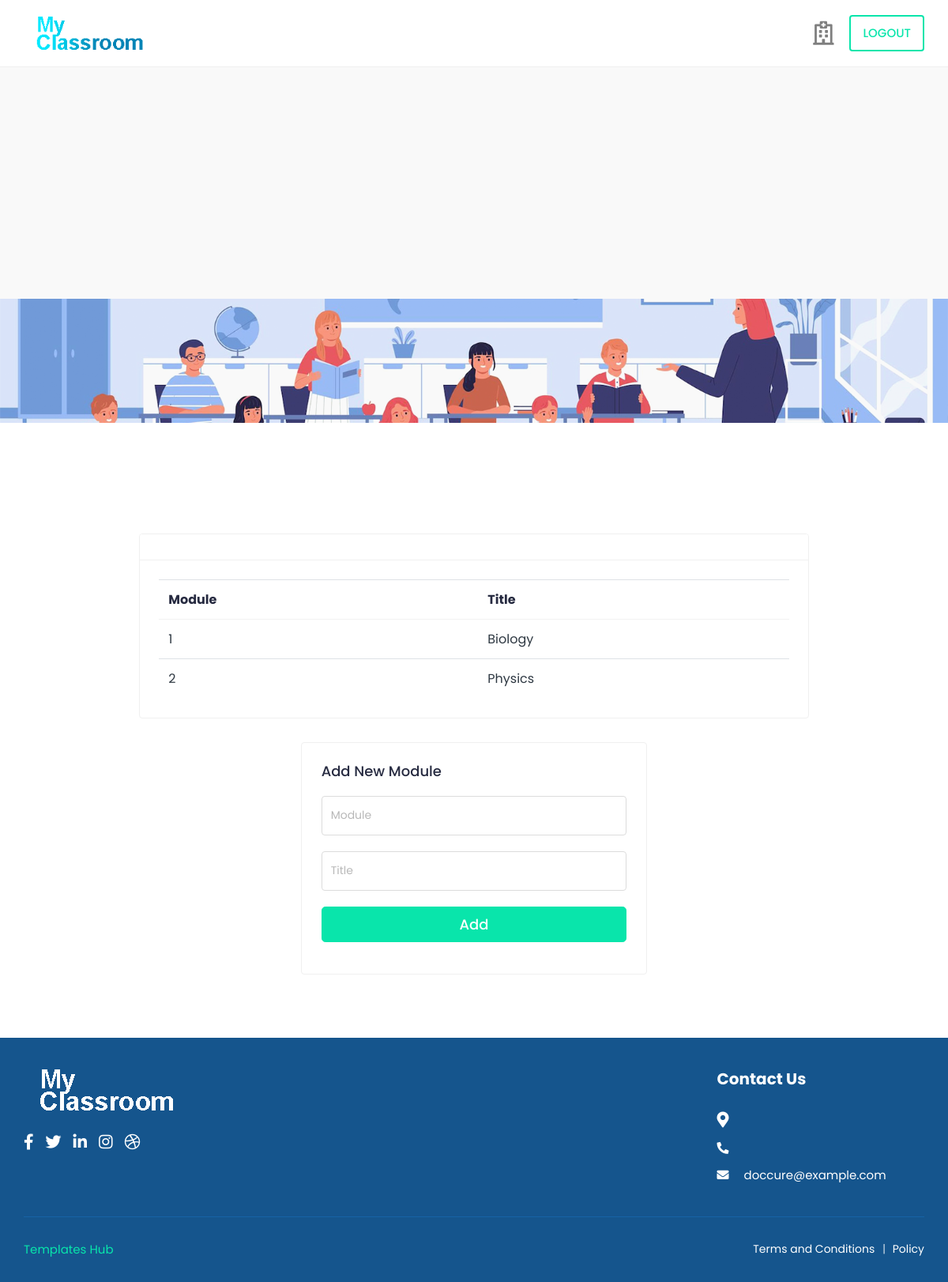
Screenshot of /App/home/ (signed in) with the database file from the repository.
### myclassroomapp/models.py (models this page shows)
class modulereg(models.Model):
    Userid =models.ForeignKey(UserReg,related_name='M_User_id',on_delete=models.CASCADE)
    Module_number = models.IntegerField()
    Module_title = models.CharField(max_length=50)

### myclassroomapp/views.py (the view)
# urls.py: 2. Add a URL to urlpatterns:  path('', views.home, name='home')
def home(request):
    data =modulereg.objects.filter(Userid=request.session['uid']).values()
    context = {
        'data':data
    }
    return render(request, 'medicadd.html',context)

### templates/medicadd.html (shortened to what this page needs)
{% load static %}
<html lang="en">
<head>
		<link rel="stylesheet" href="{% static '/assets/css/bootstrap.min.css'%}">
		<link rel="stylesheet" href="{% static '/assets/plugins/fontawesome/css/fontawesome.min.css'%}">
		<link rel="stylesheet" href="{% static '/assets/plugins/fontawesome/css/all.min.css'%}">
		<link rel="stylesheet" href="{% static '/assets/css/style.css'%}">
	</head>
	<body>
		<div class="main-wrapper">
			<header class="header">
				<nav class="navbar navbar-expand-lg header-nav">
					<div class="navbar-header">
						<a href="index-2.html" class="navbar-brand logo">
							<img src="{% static '/assets/img/logo.png'%}" class="img-fluid" alt="Logo">
						</a>
					</div>
					<ul class="nav header-navbar-rht">
						<li class="nav-item contact-item">
							<div class="header-contact-img">
								<i class="far fa-hospital"></i>
							</div>
						</li>
						<li class="nav-item">
							<a class="nav-link header-login" href="/App/logout/">Logout </a>
						</li>
					</ul>
				</nav>
			</header>
			<section class="section section-search">
			</section>
			<section class="section section-specialities">
				<div class="container-fluid">
					<div class="row justify-content-center">
						<div class="col-md-9">
							<div class="card">
								<div class="card-header">
								</div>
								<div class="card-body">
									<div class="table-responsive">
										<table class="table table-hover mb-0">
											<thead>
												<tr>
													<th>Module </th>
													<th>Title</th>
												</tr>
											</thead>
											<tbody>
											{% for h in data %}
												<tr>
													<td><a href="{% url 'view_notes' h.id %}">{{h.Module_number}}</a></td>
													<td><a href="{% url 'view_notes' h.id %}">{{h.Module_title}}</a></td>
												</tr>
											{% endfor %}
											</tbody>
										</table>
									</div>
								</div>
							</div>
							<div class="account-content">
								<div class="row align-items-center justify-content-center">
									<div class="col-md-12 col-lg-6 login-right">
										<div class="login-header">
											<h3>Add New Module</h3>
										</div>
										<form action="/App/home/moduledb/" method="POST">
											<div class="form-group form-focus">
												<input type="text" name="module" class="form-control floating">
												<label class="focus-label">Module</label>
											</div>
											<div class="form-group form-focus">
												<input type="text" name="title" class="form-control floating">
												<label class="focus-label">Title</label>
											</div>
											<button class="btn btn-primary btn-block btn-lg login-btn" type="submit">Add</button>
										</form>
									</div>
								</div>
							</div>
						</div>
					</div>
				</div>
			</section>
			<footer class="footer">
				<div class="footer-top">
					<div class="container-fluid">
						<div class="row">
							<div class="col-lg-3 col-md-6">
								<div class="footer-widget footer-about">
									<div class="footer-logo">
										<img src="{% static '/assets/img/footer-logo.png'%}" alt="logo">
									</div>
									<div class="footer-about-content">
										<div class="social-icon">
											<ul>
												<li>
													<a href="#" target="_blank"><i class="fab fa-facebook-f"></i> </a>
												</li>
												<li>
													<a href="#" target="_blank"><i class="fab fa-twitter"></i> </a>
												</li>
												<li>
													<a href="#" target="_blank"><i class="fab fa-linkedin-in"></i></a>
												</li>
												<li>
													<a href="#" target="_blank"><i class="fab fa-instagram"></i></a>
												</li>
												<li>
													<a href="#" target="_blank"><i class="fab fa-dribbble"></i> </a>
												</li>
											</ul>
										</div>
									</div>
								</div>
							</div>
							<div class="col-lg-3 col-md-6">
							</div>
							<div class="col-lg-3 col-md-6">
							</div>
							<div class="col-lg-3 col-md-6">
								<div class="footer-widget footer-contact">
									<h2 class="footer-title">Contact Us</h2>
									<div class="footer-contact-info">
										<div class="footer-address">
											<span><i class="fas fa-map-marker-alt"></i></span>
										</div>
										<p>
											<i class="fas fa-phone-alt"></i>
										</p>
										<p class="mb-0">
											<i class="fas fa-envelope"></i>
											doccure@example.com
										</p>
									</div>
								</div>
							</div>
						</div>
					</div>
				</div>
                <div class="footer-bottom">
					<div class="container-fluid">
						<div class="copyright">
							<div class="row">
								<div class="col-md-6 col-lg-6">
									<div class="copyright-text">
										<p class="mb-0"><a href="templateshub.net">Templates Hub</a></p>
									</div>
								</div>
								<div class="col-md-6 col-lg-6">
									<div class="copyright-menu">
										<ul class="policy-menu">
											<li><a href="term-condition.html">Terms and Conditions</a></li>
											<li><a href="privacy-policy.html">Policy</a></li>
										</ul>
									</div>
								</div>
							</div>
						</div>
					</div>
				</div>
			</footer>
	   </div>
	</body>
</html>

### rows the page displays
modulereg: Module_number "1", Module_title "Biology"
modulereg: Module_number "2", Module_title "Physics"
